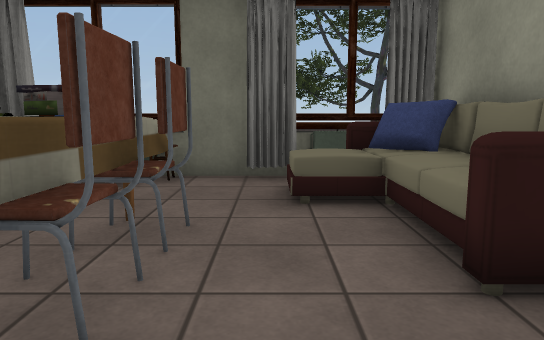
[1] (above)

16 first-person views from a walk through a scene from a Unity 3-D project. The camera is 1.2 m above the floor, tilts 8° down and sees 70° across. The floor is counted in squares, 1 m on a side. Each view is taken from the middle of a square. On the plan, view 1 faces up. The plan holds only what a view shows up to about 15 squares ahead; the rest is blank. The place goes on beyond the plan. The player character is not drawn. Some animated figures are not drawn. Some surface patterns are stand-ins.

[2]
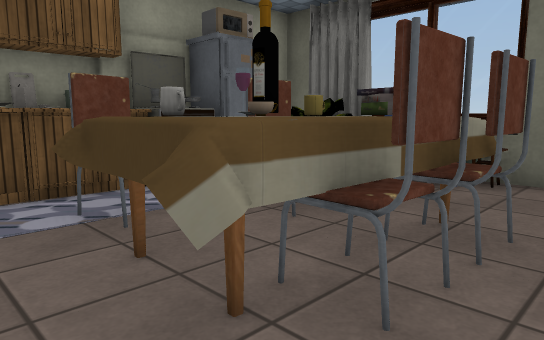

[3]
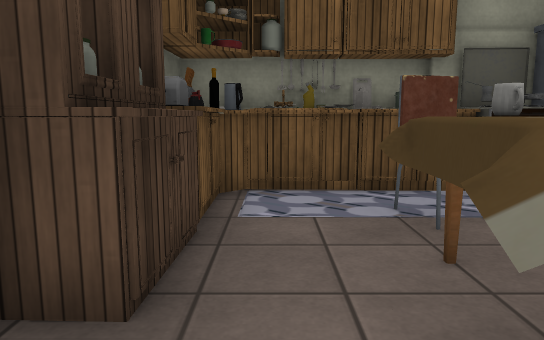

[4]
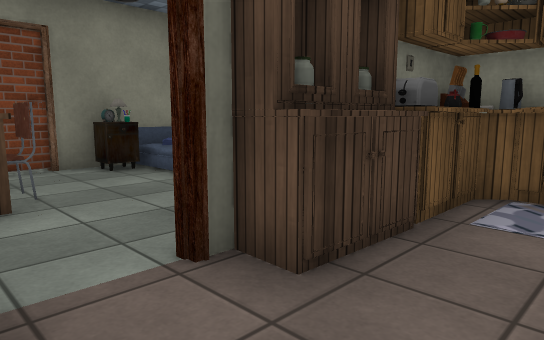

[5]
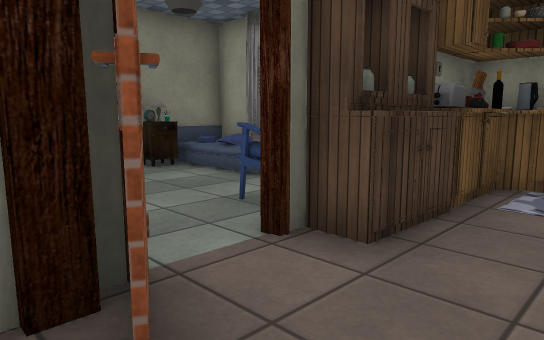

[6]
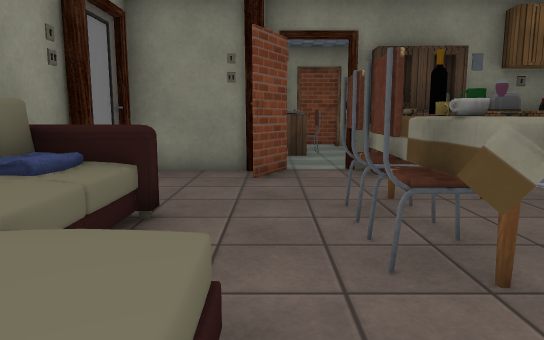

[7]
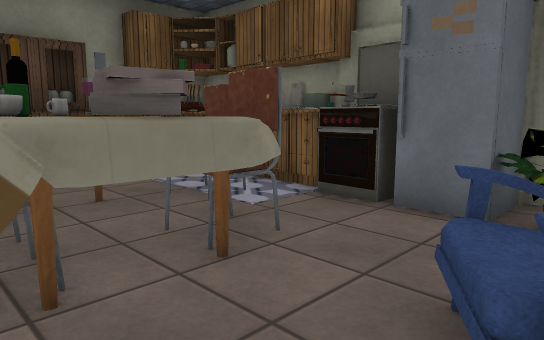

[8]
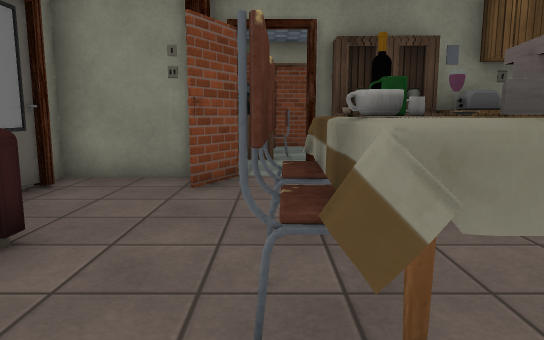

[9]
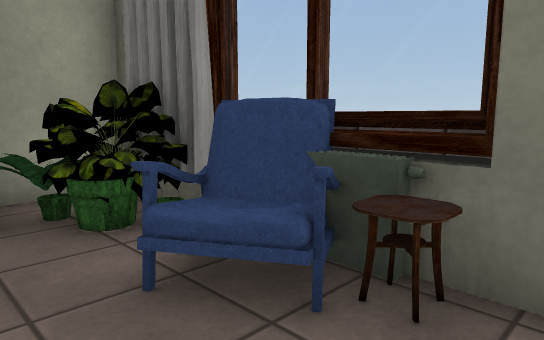

[10]
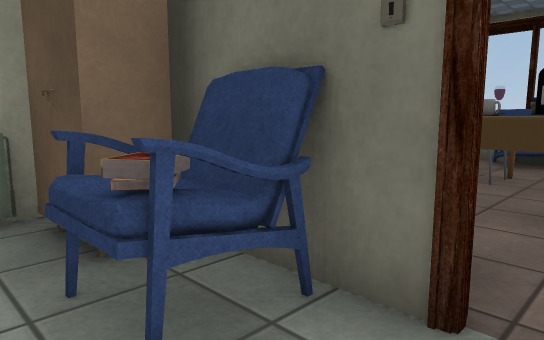

[11]
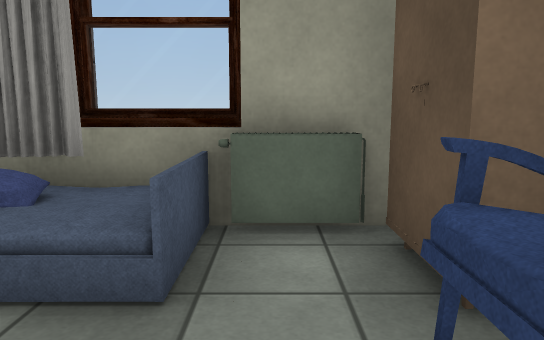

[12]
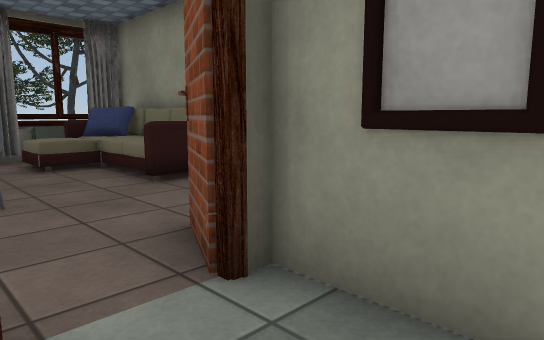

[13]
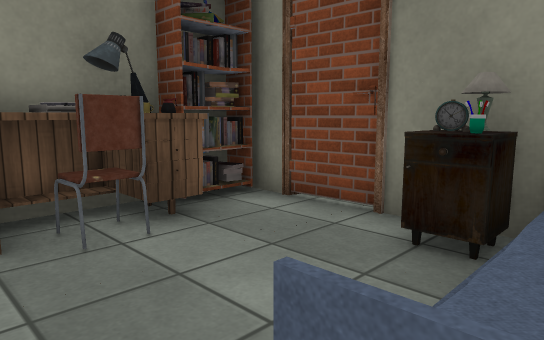

[14]
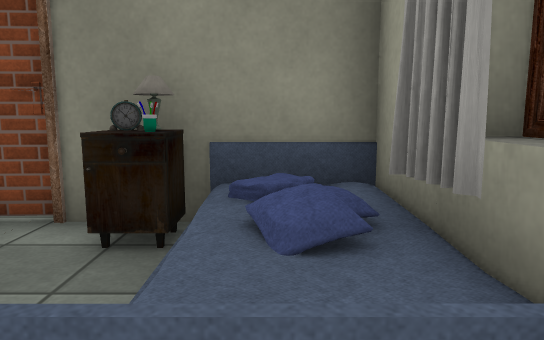

[15]
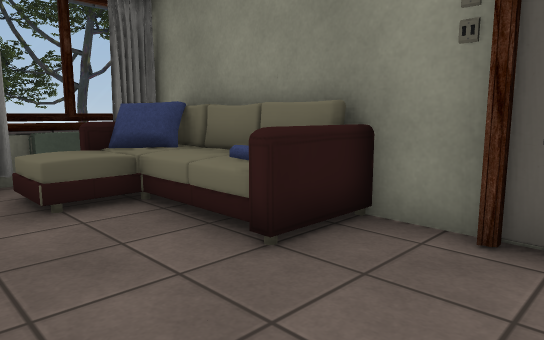

[16]
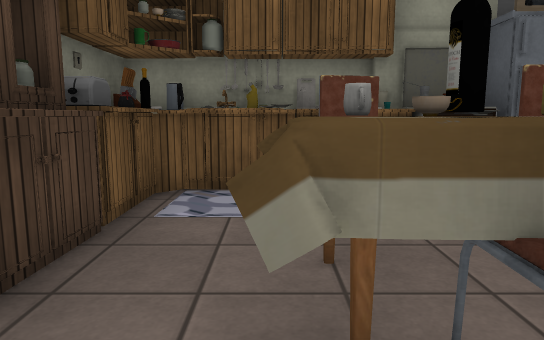

### Floor plan
Key: @ floor where view 1 was taken; # wall or solid block; . main floor; : floor 0.5 m higher than the main floor; = window, fence, low wall or low ledge; ^ raised ledge; R radiator; C curtain; P plant; S sofa; B books; H chair; F fridge; T stove; U rug; E shelf; A bed; K desk; M armchair; O other object.
Columns run from 7 left of view 1 to 3 right of it. Each row starts with its distance up from view 1.
  9   ####  ==#
  8  ###R####R#
  7 ###MMO.. CC
  6 #PPMM... S#
  5 #F. ##...SS
  4 #T HBBH..SS
  3 #TUH^^H.SSS
  2 #EUH^OH...#
  1 EU..^^....#
  0 #E.....@..#
 -1 EOEEEE.O..#
 -2 ####M#.####
 -3 ####B..#
 -4 #R.....#
 -5 #^:A..HK
 -6 #C ...KO
 -7 ## O..KB
 -8  #######

Where each view was taken, in squares from view 1:
view 1: 0 up, 0 right, facing up
view 2: 0 up, 0 right, facing up-left
view 3: 0 up, 0 right, facing left
view 4: 1 up, 0 right, facing down-left
view 5: 1 up, 1 right, facing down-left
view 6: 7 up, 0 right, facing down
view 7: 7 up, 1 left, facing down-left
view 8: 6 up, 1 left, facing down
view 9: 5 up, 1 left, facing up-left
view 10: 4 down, 1 left, facing up-left
view 11: 4 down, 2 left, facing left
view 12: 4 down, 2 left, facing up-right
view 13: 4 down, 5 left, facing down-right
view 14: 4 down, 5 left, facing down
view 15: 0 up, 1 left, facing up-right
view 16: 1 up, 0 right, facing left
